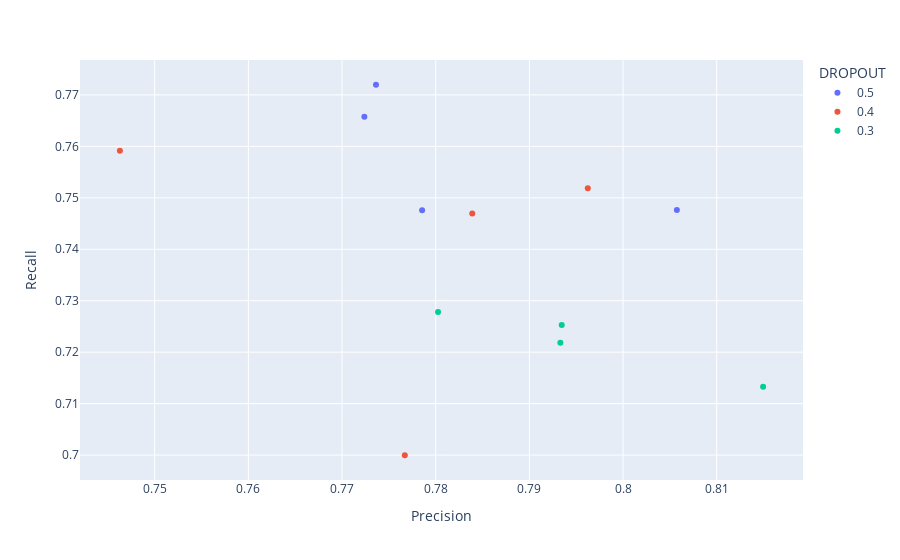

Here is the notebook cell this chart was saved with:
### Code cell
subdf_gridsearch = df_gridsearch[(df_gridsearch["BIDIRECTIONAL"] == "True") & (df_gridsearch["N_LAYERS"] == "3")]
px.scatter(subdf_gridsearch, x="Precision", y="Recall", color="DROPOUT", hover_data=subdf_gridsearch.columns)

### Figure 1 — Plotly figure (JSON) as saved in the notebook; plotly's stock layout.template omitted (floating-point values rounded to 4 significant figures)
{"data": [{"customdata": [["128", "128", "3", "0.5", "True", 0.3697, 0.7729], ["256", "256", "3", "0.5", "True", 0.3701, 0.7704], ["256", "128", "3", "0.5", "True", 0.3788, 0.7662], ["128", "256", "3", "0.5", "True", 0.363, 0.7605]], "hovertemplate": "DROPOUT=%{customdata[3]}<br>Precision=%{x}<br>Recall=%{y}<br>EMBEDDING_DIM=%{customdata[0]}<br>HIDDEN_DIM=%{customdata[1]}<br>N_LAYERS=%{customdata[2]}<br>BIDIRECTIONAL=%{customdata[4]}<br>Loss=%{customdata[5]}<br>F1-score=%{customdata[6]}<extra></extra>", "legendgroup": "0.5", "marker": {"color": "#636efa", "symbol": "circle"}, "mode": "markers", "name": "0.5", "orientation": "v", "showlegend": true, "type": "scatter", "x": [0.8057, 0.7736, 0.7724, 0.7786], "xaxis": "x", "y": [0.7476, 0.772, 0.7658, 0.7476], "yaxis": "y"}, {"customdata": [["128", "128", "3", "0.4", "True", 0.3532, 0.7709], ["128", "256", "3", "0.4", "True", 0.3597, 0.7627], ["256", "128", "3", "0.4", "True", 0.3721, 0.7508], ["256", "256", "3", "0.4", "True", 0.3697, 0.7335]], "hovertemplate": "DROPOUT=%{customdata[3]}<br>Precision=%{x}<br>Recall=%{y}<br>EMBEDDING_DIM=%{customdata[0]}<br>HIDDEN_DIM=%{customdata[1]}<br>N_LAYERS=%{customdata[2]}<br>BIDIRECTIONAL=%{customdata[4]}<br>Loss=%{customdata[5]}<br>F1-score=%{customdata[6]}<extra></extra>", "legendgroup": "0.4", "marker": {"color": "#EF553B", "symbol": "circle"}, "mode": "markers", "name": "0.4", "orientation": "v", "showlegend": true, "type": "scatter", "x": [0.7962, 0.7839, 0.7463, 0.7767], "xaxis": "x", "y": [0.7519, 0.747, 0.7592, 0.7], "yaxis": "y"}, {"customdata": [["256", "128", "3", "0.3", "True", 0.3453, 0.7577], ["256", "256", "3", "0.3", "True", 0.3691, 0.755], ["128", "256", "3", "0.3", "True", 0.369, 0.7536], ["128", "128", "3", "0.3", "True", 0.3473, 0.7504]], "hovertemplate": "DROPOUT=%{customdata[3]}<br>Precision=%{x}<br>Recall=%{y}<br>EMBEDDING_DIM=%{customdata[0]}<br>HIDDEN_DIM=%{customdata[1]}<br>N_LAYERS=%{customdata[2]}<br>BIDIRECTIONAL=%{customdata[4]}<br>Loss=%{customdata[5]}<br>F1-score=%{customdata[6]}<extra></extra>", "legendgroup": "0.3", "marker": {"color": "#00cc96", "symbol": "circle"}, "mode": "markers", "name": "0.3", "orientation": "v", "showlegend": true, "type": "scatter", "x": [0.815, 0.7935, 0.7933, 0.7802], "xaxis": "x", "y": [0.7133, 0.7253, 0.7219, 0.7278], "yaxis": "y"}], "layout": {"legend": {"title": {"text": "DROPOUT"}, "tracegroupgap": 0}, "margin": {"t": 60}, "xaxis": {"anchor": "y", "domain": [0, 1], "title": {"text": "Precision"}}, "yaxis": {"anchor": "x", "domain": [0, 1], "title": {"text": "Recall"}}}}
